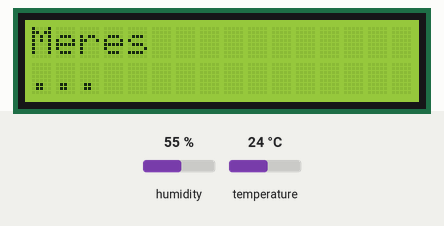
Recording of a program running on a simulated Raspberry Pi (BCM pin numbers). Parts: 16×2 character LCD. The inputs (shaded band) are chosen by the test bench; at power-on: humidity 55 %, temperature 24 °C. The clock reads 2024-03-15 10:24:30 at power-on unless the program sets it; files the program writes start out absent; databases and web services accept everything at once and return nothing; what the program prints to the terminal is not drawn. At 3.0 s the program stops and its outputs stay as they are.

Above: at 0.1 s.
At 0.8 s:
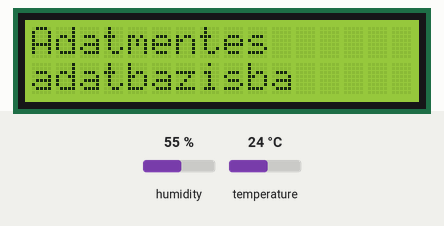
At 2.0 s:
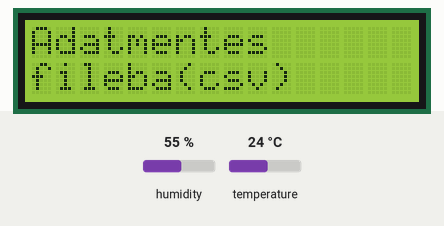
At 3.1 s:
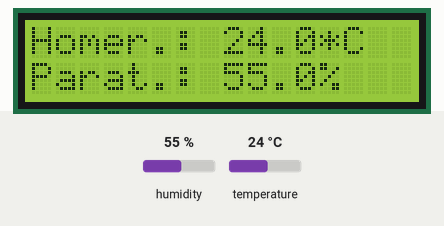

The program:

meres.py
```python
import sys
import time
import Adafruit_DHT
#import pip
#pip.main(['install','mysql-connector-python-rf'])
import mysql.connector as mariadb
import Logic.TwitterLogic as tw
import Logic.DatabaseLogic as db
import Logic.DisplayLogic as di
import Logic.FileLogic as fl
print("Start app")


tw.SendMessage("Elindult az alkalmazás!")
station='station1'
humidity=-1
temperature=-1

try:
    di.ShowText('Meres','...')
    sensor = Adafruit_DHT.DHT22
    pin=22
    humidity, temperature = Adafruit_DHT.read_retry(sensor,pin)
    if humidity is not None and temperature is not None:
        print('Temp={0:0.1f}*C Humidity={1:0.1f}%'.format(temperature,humidity))
        di.ShowText('Adatmentes','adatbazisba')
        db.SaveToDatabase(station,temperature,humidity)
        time.sleep(1)
        di.ShowText('Adatmentes','fileba(csv)')
        fl.SaveToFile(temperature,humidity)
        time.sleep(1)
        di.ShowText('Homer.: {0:0.1f}*C'.format(temperature),'Parat.: {0:0.1f}%'.format(humidity))
    else:
        di.ShowText('Error 101','Szenzor hiba')
        print('Error 101')
except:
    print('Error 501')
    di.ShowText('Error 501','Ismeretlen hiba')
```

TwitterLogic.py
```python
def SendMessage(_message):
    print(_message)
```

DatabaseLogic.py
```python
import sys
import mysql.connector as mariadb
def SaveToDatabase(station,temperature,humidity):
    try:
        print("Save to database...")
        mariadb_connection = mariadb.connect(user='user1',
                                        database='db1')
        cursor = mariadb_connection.cursor()
        try:
            cursor.execute("INSERT INTO mensuration (sender_id,mensuration_TS,temperature,humidity) VALUES (%s,now(),%s,%s)", (station,temperature,humidity))
        except mariadb.Error as error:
            print("Error: {}".format(error))
        mariadb_connection.commit()
        mariadb_connection.close()
        print(">>> OK!")
    except mariadb.Error as error:
        print("Error: {}".format(error))
```

DisplayLogic.py
```python
import RPi.GPIO as GPIO
import time

# Define GPIO to LCD mapping
LCD_RS = 7
LCD_E  = 8
LCD_D4 = 25
LCD_D5 = 24
LCD_D6 = 23
LCD_D7 = 18

# Define some device constants
LCD_WIDTH = 16    # Maximum characters per line
LCD_CHR = True
LCD_CMD = False

LCD_LINE_1 = 0x80 # LCD RAM address for the 1st line
LCD_LINE_2 = 0xC0 # LCD RAM address for the 2nd line

# Timing constants
E_PULSE = 0.0005
E_DELAY = 0.0005

def ShowText(line1, line2):
    # kijelző init
    lcd_init()
    lcd_string(line1,LCD_LINE_1)
    lcd_string(line2,LCD_LINE_2)

def lcd_init():
    GPIO.setwarnings(False)
    GPIO.setmode(GPIO.BCM)       # Use BCM GPIO numbers
    GPIO.setup(LCD_E, GPIO.OUT)  # E
    GPIO.setup(LCD_RS, GPIO.OUT) # RS
    GPIO.setup(LCD_D4, GPIO.OUT) # DB4
    GPIO.setup(LCD_D5, GPIO.OUT) # DB5
    GPIO.setup(LCD_D6, GPIO.OUT) # DB6
    GPIO.setup(LCD_D7, GPIO.OUT) # DB7
    lcd_byte(0x33,LCD_CMD) # 110011 Initialise
    lcd_byte(0x32,LCD_CMD) # 110010 Initialise
    lcd_byte(0x06,LCD_CMD) # 000110 Cursor move direction
    lcd_byte(0x0C,LCD_CMD) # 001100 Display On,Cursor Off, Blink Off
    lcd_byte(0x28,LCD_CMD) # 101000 Data length, number of lines, font size
    lcd_byte(0x01,LCD_CMD) # 000001 Clear display
    time.sleep(E_DELAY)

def lcd_byte(bits, mode):
    # Send byte to data pins
    # bits = data
    # mode = True  for character
    #        False for command

    GPIO.output(LCD_RS, mode) # RS

    # High bits
    GPIO.output(LCD_D4, False)
    GPIO.output(LCD_D5, False)
    GPIO.output(LCD_D6, False)
    GPIO.output(LCD_D7, False)
    if bits&0x10==0x10:
        GPIO.output(LCD_D4, True)
    if bits&0x20==0x20:
        GPIO.output(LCD_D5, True)
    if bits&0x40==0x40:
        GPIO.output(LCD_D6, True)
    if bits&0x80==0x80:
        GPIO.output(LCD_D7, True)

    # Toggle 'Enable' pin
    lcd_toggle_enable()

    # Low bits
    GPIO.output(LCD_D4, False)
    GPIO.output(LCD_D5, False)
    GPIO.output(LCD_D6, False)
    GPIO.output(LCD_D7, False)
    if bits&0x01==0x01:
        GPIO.output(LCD_D4, True)
    if bits&0x02==0x02:
        GPIO.output(LCD_D5, True)
    if bits&0x04==0x04:
        GPIO.output(LCD_D6, True)
    if bits&0x08==0x08:
        GPIO.output(LCD_D7, True)

    # Toggle 'Enable' pin
    lcd_toggle_enable()

def lcd_toggle_enable():
    # Toggle enable
    time.sleep(E_DELAY)
    GPIO.output(LCD_E, True)
    time.sleep(E_PULSE)
    GPIO.output(LCD_E, False)
    time.sleep(E_DELAY)

def lcd_string(message,line):
    # Szöveg beállítása a kijelzőre
    message = message.ljust(LCD_WIDTH," ")
    lcd_byte(line, LCD_CMD)
    for i in range(LCD_WIDTH):
        lcd_byte(ord(message[i]),LCD_CHR)
```

FileLogic.py
```python
import sys
import csv
import datetime
import time

def SaveToFile(homerseklet, paratartalom):

    try:
        ido = str(datetime.datetime.now())
        ido = ido[:-7]
        dir = "//home//pi//Idojaras/"
        f = open(dir+"database.csv" , 'at')
        w = csv.writer(f, delimiter=';')
        w.writerow(("RP03_01", ido, "{0:0.1f}".format(homerseklet) , "{0:0.1f}".format( paratartalom)))
    except:
        print('Error')
    finally:
        f.close()
```

Measured:
- what the display in image 0 shows lasts 0.6 s, from 0.1 s to 0.7 s
- what the display in image 1 shows lasts 1.0 s, from 0.8 s to 1.8 s
